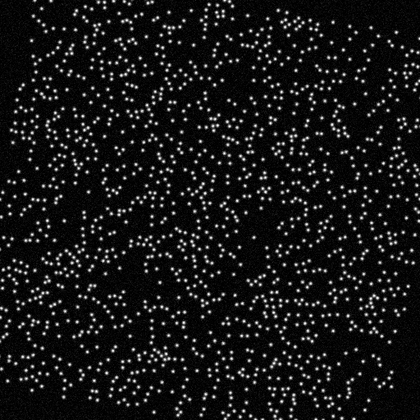
%> input picture Examples/partical tracking/2D/img_rot_hardpar_sd2/img_1002.tif, 420 x 420 px, shrunk from 512 x 512 before the run; its folder holds only this picture in this run
$ octave run_Serial_MPT_2D_hardpar_cum_OceanCode.m   (GNU Octave 9; MATLAB toolbox functions it lacks are replaced by stand-ins)
%> lines starting %> are read from the running program, lines starting %| are printed output that depends on the picture
% %%%%%%%%%%%%%%%%%% SerialTrack (2D cumulative mode) %%%%%%%%%%%%%%%%%
% Main file of code "SerialTrack"
% ***********************************************
% Dimension:            2D
% Particle rigidity:    hard
% Tracking mode:        cumulative
% -----------------------------------------------
%
% -----------------------------------------------
% References
% [1] M Patel, SE Leggett, AK Landauer, IY Wong, C Franck. Rapid,
%     topology-based particle tracking for high-resolution measurements of
%     large complex 3D motion fields. Scientific Reports. 8:5581 (2018).
% [2] J Yang, L Hazlett, AK Landauer, C Franck. Augmented Lagrangian
%     Digital Volume Correlation (ALDVC). Experimental Mechanics (2020).
% [3] T Janke, R Schwarze, K Bauer. Part2Track: A MATLAB package for double
%     frame and time resolved Particle Tracking Velocimetry. 11, 100413, SoftwareX (2020).
% [4] J Heyman. TracTrac: a fast multi-object tracking algorithm for motion
%     estimation. Computers & Geosciences, vol 128, 11-18 (2019).
% [5] https://www.mathworks.com/matlabcentral/fileexchange/77347-gridded-interpolation-and-gradients-of-3d-scattered-data
% [6] https://www.mathworks.com/matlabcentral/fileexchange/61436-regularizend
% -----------------------------------------------
% Author: Jin Yang
% Contact and support: jyang526@wisc.edu -or- aldicdvc@gmail.com
% Date: 2020.12.
% %%%%%%%%%%%%%%%%%%%%%%%%%%%%%%%%%%%%%%%%%%%%%%%%%%%%%%%%%%%%%%%

%%
%%%%% Load 2D images %%%%%
% [file_name,Img,MPTPara_temp] = funReadImage2; close all;

% ==============================================
imgfoldername = '.\imgFolder\img_syn_hardpar\img_rot_hardpar_sd2';
addpath([imgfoldername,'\']);
img1 = dir(fullfile(imgfoldername,'*.jpg'));
img2 = dir(fullfile(imgfoldername,'*.jpeg'));
img3 = dir(fullfile(imgfoldername,'*.tif'));
img4 = dir(fullfile(imgfoldername,'*.tiff'));
img5 = dir(fullfile(imgfoldername,'*.bmp'));
img6 = dir(fullfile(imgfoldername,'*.png'));
img7 = dir(fullfile(imgfoldername,'*.jp2'));
file_name = [img1;img2;img3;img4;img5;img6;img7];
file_name = struct2cell(file_name);

% ==============================================
% The following codes only consider two images comparasion
numImages = size(file_name,2);
for i = 1:numImages
    Img{i} = imread(file_name{1,i});
    % Change color RGB images to grayscale images
    [~, ~, numberOfColorChannels] = size(Img{i});
%> numberOfColorChannels = 1
    if (numberOfColorChannels==3)
        Img{i} = rgb2gray(Img{i});
    end
    Img{i} = double(Img{i})';
end

gridx = [1, size(Img{1},1)];
%> gridx = [1 420]
gridy = [1, size(Img{1},2)];
%> gridy = [1 420]
gridxy.gridx = round(gridx); gridxy.gridy = round(gridy);
%> after `gridxy.gridx = round(gridx)`: gridxy.gridx = [1 420]
%> after `gridxy.gridy = round(gridy)`: gridxy.gridy = [1 420]

% ============================================== Store TPTpara
MPTPara_temp.gridxyROIRange = gridxy;
%> MPTPara_temp.gridxyROIRange = {gridx [1 420], gridy [1 420]}
MPTPara_temp.LoadImgMethod = 1;
MPTPara_temp.ImgSize = size(Img{1});
%> MPTPara_temp.ImgSize = [420 420]


% ==============================================
disp('%%%%%% Load images: Done! %%%%%%'); fprintf('\n');

%%%%% Update MPTPara %%%%%
MPTPara.gridxyROIRange = MPTPara_temp.gridxyROIRange;
%> MPTPara.gridxyROIRange = {gridx [1 420], gridy [1 420]}
MPTPara.LoadImgMethod = MPTPara_temp.LoadImgMethod;
%> MPTPara.LoadImgMethod = 1
MPTPara.ImgSize = MPTPara_temp.ImgSize;
%> MPTPara.ImgSize = [420 420]

%%%%% Load image mask file(s) %%%%%
try
    if MaskFileLoadingMode == 1
        %%%%% Load one image mask file for all images %%%%%
        [file_mask_name,ImgMaskFiles] = funReadImageMask2; close all;
    elseif MaskFileLoadingMode == 2
        %%%%% Load multiple image mask files %%%%%
        [file_mask_name,ImgMaskFiles] = funReadImageMask2; close all;
    elseif MaskFileLoadingMode == 3
        try load(im_roi_mask_file_path); catch; end
        try MPTPara.ImgRefMask = im_roi'; % Load stored image roi if existed
        catch, MPTPara.ImgRefMask = ones(size(Img{1})); % Set up default image mask file
        end
    else
        MPTPara.ImgRefMask = ones(size(Img{1})); % Set up default image mask file
    end
    disp('%%%%%% Load image mask file: Done! %%%%%%'); fprintf('\n');
catch
    MPTPara.ImgRefMask = ones(size(Img{1})); % Set up default image mask file
%> MPTPara.ImgRefMask: size 420x420 double; every value is 1
end


%% ====== Detect particles ======
%%%%% Particle detection parameters %%%%%
%%%%%%%%%% Atom dance %%%%%%%%%%%%%
%%%%% Bead Parameter %%%%%
% [12 lines of commented-out code are left out]

%%%%%%%%%% Pipe %%%%%%%%%%%%%
%%%%% Bead Parameter %%%%%
% [12 lines of commented-out code are left out]

%%%%%%%%%%%%%%%%%%%%%%%%%%%%%%%%%%%%%%%%
ImgSeqNum = 1; % First reference image

%%%%%%%%%%%%%%%%%%%%%%%%%%%%%%%%%%%%%%%%
%%%%% Use the first uploaded mask file %%%%%
try
    if (MaskFileLoadingMode==1) || (MaskFileLoadingMode==3)
        currImg = Img{ImgSeqNum}.*MPTPara.ImgRefMask;
    elseif MaskFileLoadingMode==2
        currImg = Img{ImgSeqNum}.*ImgMaskFiles{ImgSeqNum};
    else
        currImg = Img{ImgSeqNum};
    end
catch
    currImg = Img{ImgSeqNum};
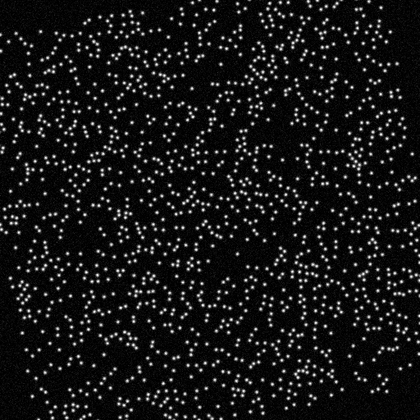
%> currImg: size 420x420 double; min 0, max 255, mean 21.7; mean of the top-left, top-right, bottom-left and bottom-right quarters 22, 22.1, 21.3, 21.6
end
%%%%%%%%%%%%%%%%%%%%%%%%%%%%%%%%%%%%%%%%

%%%%% Apply the ROI region %%%%%
currImg = currImg(MPTPara.gridxyROIRange.gridx(1):MPTPara.gridxyROIRange.gridx(2), ...
                  MPTPara.gridxyROIRange.gridy(1):MPTPara.gridxyROIRange.gridy(2));
%> (the run ends here)

$ run again, on Examples/partical tracking/2D/img_rot_hardpar_sd2/img_1006.tif
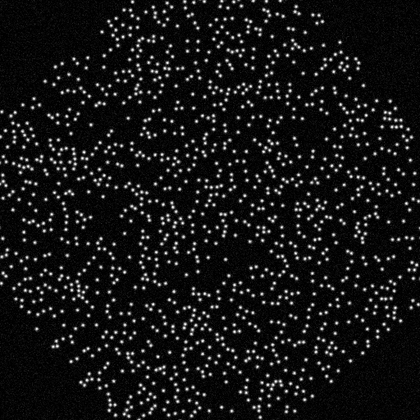
%> input picture Examples/partical tracking/2D/img_rot_hardpar_sd2/img_1006.tif, 420 x 420 px, shrunk from 512 x 512 before the run
%> numberOfColorChannels = 1
%> gridx = [1 420]
%> MPTPara_temp.gridxyROIRange = {gridx [1 420], gridy [1 420]}
%> MPTPara_temp.ImgSize = [420 420]
%> MPTPara.gridxyROIRange = {gridx [1 420], gridy [1 420]}
%> MPTPara.LoadImgMethod = 1
%> MPTPara.ImgSize = [420 420]
%> MPTPara.ImgRefMask: size 420x420 double; every value is 1
%> `currImg = Img{ImgSeqNum};`:
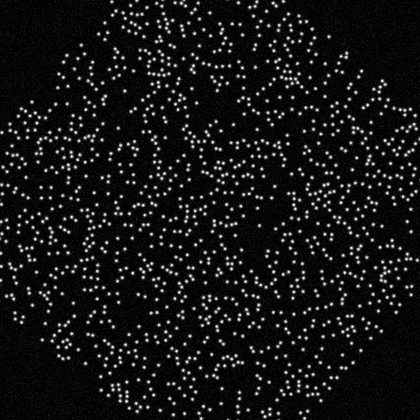
%> currImg: size 420x420 double; min 0, max 255, mean 20.3; mean of the top-left, top-right, bottom-left and bottom-right quarters 20.3, 20.9, 20.4, 19.5

$ run again, on Examples/partical tracking/2D/img_rot_hardpar_sd2/img_1007.tif
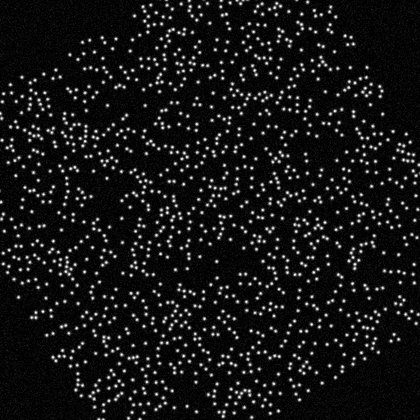
%> input picture Examples/partical tracking/2D/img_rot_hardpar_sd2/img_1007.tif, 420 x 420 px, shrunk from 512 x 512 before the run
%> numberOfColorChannels = 1
%> gridx = [1 420]
%> MPTPara_temp.gridxyROIRange = {gridx [1 420], gridy [1 420]}
%> MPTPara_temp.ImgSize = [420 420]
%> MPTPara.gridxyROIRange = {gridx [1 420], gridy [1 420]}
%> MPTPara.LoadImgMethod = 1
%> MPTPara.ImgSize = [420 420]
%> MPTPara.ImgRefMask: size 420x420 double; every value is 1
%> `currImg = Img{ImgSeqNum};`:
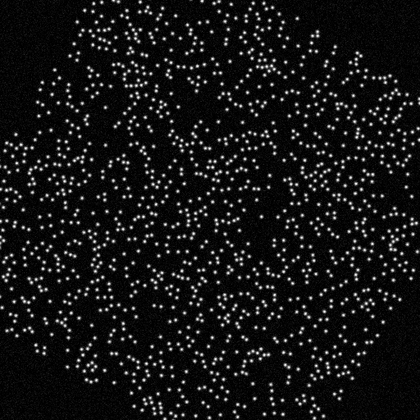
%> currImg: size 420x420 double; min 0, max 255, mean 20.5; mean of the top-left, top-right, bottom-left and bottom-right quarters 20.4, 20.7, 20.7, 20.3

$ run again, on Examples/partical tracking/2D/img_rot_hardpar_sd2/img_1008.tif
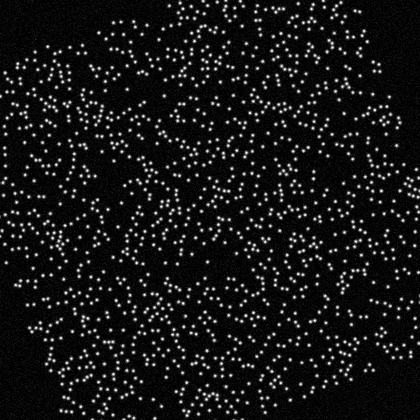
%> input picture Examples/partical tracking/2D/img_rot_hardpar_sd2/img_1008.tif, 420 x 420 px, shrunk from 512 x 512 before the run
%> numberOfColorChannels = 1
%> gridx = [1 420]
%> MPTPara_temp.gridxyROIRange = {gridx [1 420], gridy [1 420]}
%> MPTPara_temp.ImgSize = [420 420]
%> MPTPara.gridxyROIRange = {gridx [1 420], gridy [1 420]}
%> MPTPara.LoadImgMethod = 1
%> MPTPara.ImgSize = [420 420]
%> MPTPara.ImgRefMask: size 420x420 double; every value is 1
%> `currImg = Img{ImgSeqNum};`:
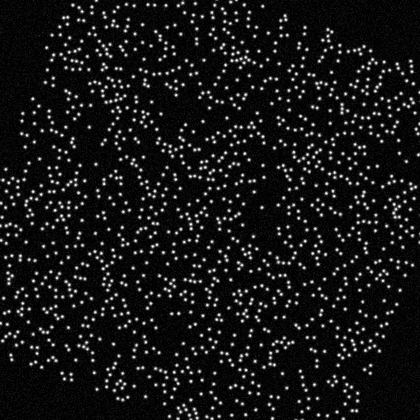
%> currImg: size 420x420 double; min 0, max 255, mean 21.1; mean of the top-left, top-right, bottom-left and bottom-right quarters 20.8, 21.8, 21.3, 20.5

$ run again, on Examples/partical tracking/2D/img_rot_hardpar_sd2/img_1003.tif
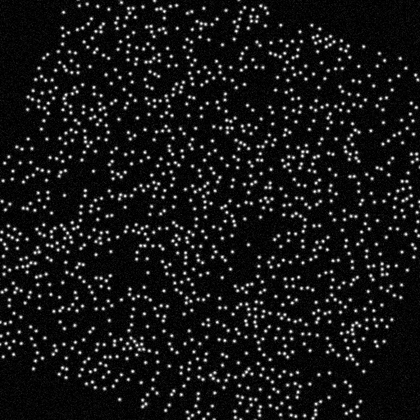
%> input picture Examples/partical tracking/2D/img_rot_hardpar_sd2/img_1003.tif, 420 x 420 px, shrunk from 512 x 512 before the run
%> numberOfColorChannels = 1
%> gridx = [1 420]
%> MPTPara_temp.gridxyROIRange = {gridx [1 420], gridy [1 420]}
%> MPTPara_temp.ImgSize = [420 420]
%> MPTPara.gridxyROIRange = {gridx [1 420], gridy [1 420]}
%> MPTPara.LoadImgMethod = 1
%> MPTPara.ImgSize = [420 420]
%> MPTPara.ImgRefMask: size 420x420 double; every value is 1
%> `currImg = Img{ImgSeqNum};`:
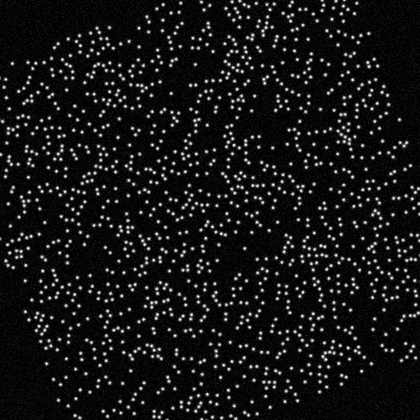
%> currImg: size 420x420 double; min 0, max 255, mean 20.9; mean of the top-left, top-right, bottom-left and bottom-right quarters 21.2, 21.4, 20.3, 20.8
